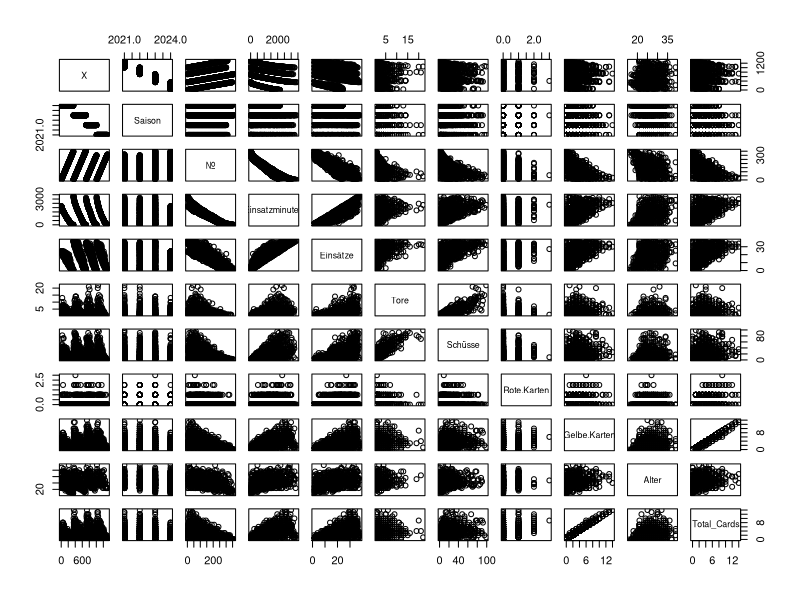
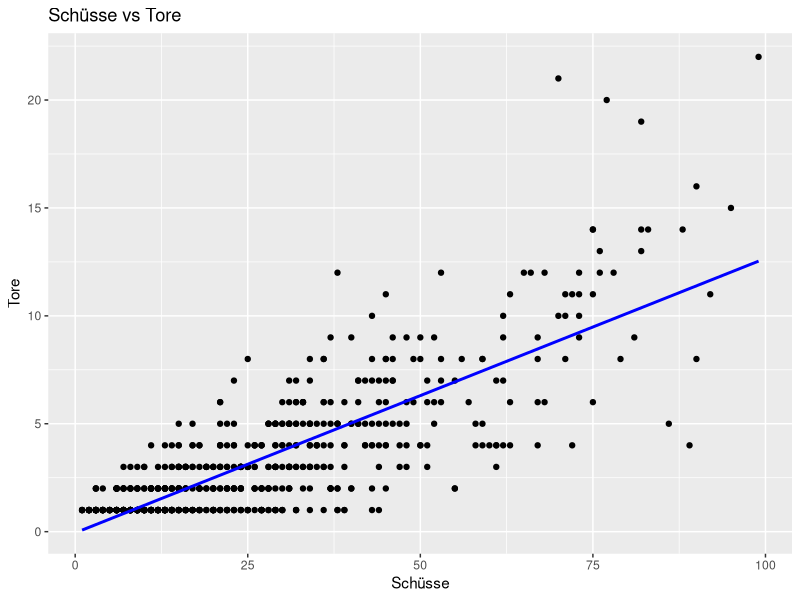

Generate these figures, in order, with R:
## Required libs ####
require(dplyr)
require(ggplot2)

## Import Data ####

d.superleague <- read.csv("super_league_dataset.csv")

str(d.superleague) # Fits requirements for dataset


## First Overview ####

## Fixing Datatypes from Character to Numeric  --> not all done yet!!!!
d.forpairs <- d.superleague %>%
  mutate(
    Tore = as.numeric(Tore), 
    Schüsse = as.numeric(Schüsse),) %>% 
  select(where(is.numeric))


pairs(d.forpairs)

# --> Mögliche einflüsse auf Tore 
# 1) Schüsse
# 2) Rote Karten
# 3) Gelbe Karten
# 4) Begangene Fouls
# 5) Gefoult worden
# 6) .... natürlich noch viele mehr


## First - Shoot to goal very likely to have an influence

ggplot(d.forpairs, aes(x = Schüsse, y = Tore)) +
  geom_point() +
  geom_smooth(method = "lm", se = FALSE, color = "blue") +  # Linear model
  labs(title = "Schüsse vs Tore", x = "Schüsse", y = "Tore") 


## Datensatz vorbereiten mit ersten 5  möglichen einflüssen

d.firstmodel <- d.superleague %>%
  mutate(
    Tore = as.numeric(Tore), 
    Schüsse = as.numeric(Schüsse),
    Gelbe.Karten = as.numeric(Gelbe.Karten),
    Rote.Karten = as.numeric(Rote.Karten),
    Begangene.Fouls = as.numeric(Begangene.Fouls),
    Gefoult.worden = as.numeric(Gefoult.worden),) %>% 
  select(where(is.numeric))


lm.easymodel <- lm(data = d.firstmodel, 
                   formula = Tore ~ Schüsse + Gelbe.Karten + 
                     Rote.Karten + Begangene.Fouls + Gefoult.worden)

summary(lm.easymodel)


# First view at model looks like that the covariables gef

